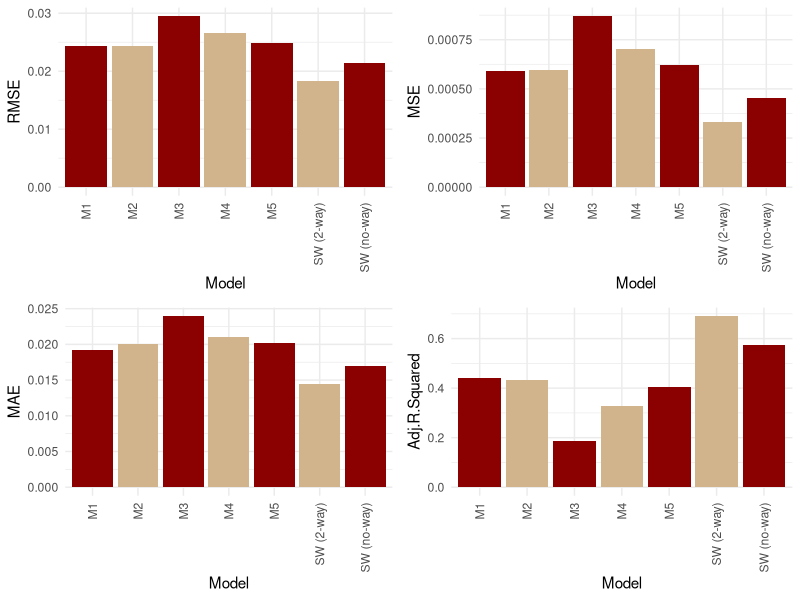
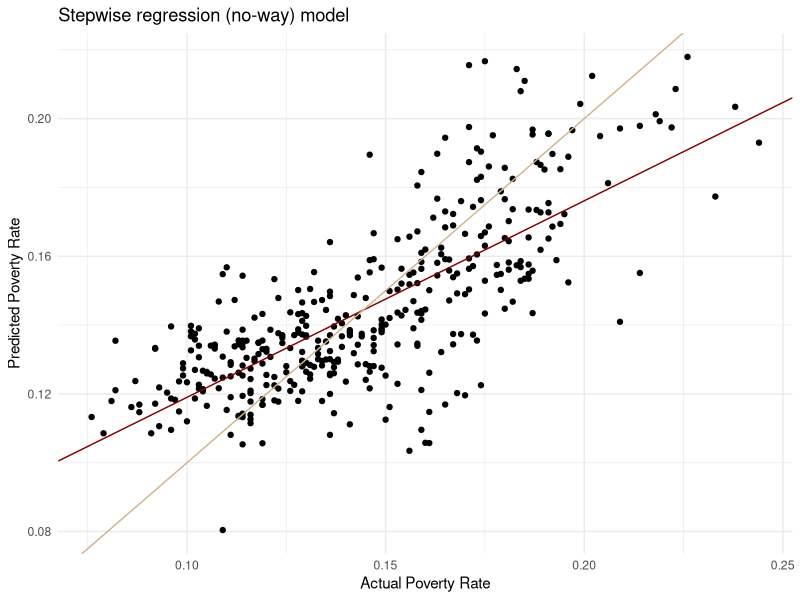
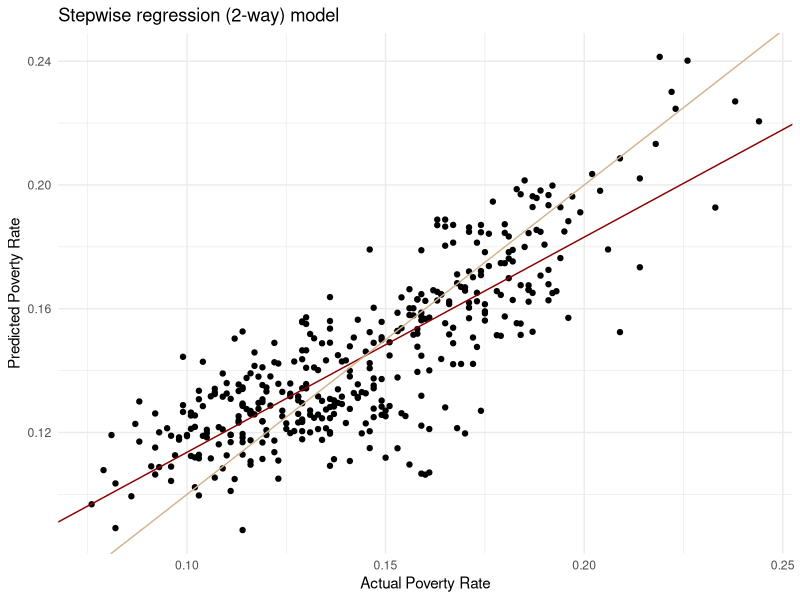

R code for these plots, in order:
## ---- chunk 1
knitr::opts_chunk$set(echo = TRUE)
## ---- chunk 2
library(dplyr)
library(tidyverse)
library(modelr)
library(broom)
library(leaps)
library(gridExtra)
library(kableExtra)
options(readr.show_col_types = FALSE)
## ---- chunk 3
DATA = read_csv("data.csv") %>%
  rename(prisoner_count_per_million = prisoner_count_per_milion)

head(DATA)
## ---- chunk 4
# Error metrics for regression model evaluation 
MSE.func = function(resid){
  return(mean(resid^2))
}

RMSE.func = function(resid){
  return(sqrt(mean(resid^2)))
}

MAE.func = function(resid){
  return(mean(abs(resid)))
}
## ---- chunk 5
model_data = DATA %>%
  select(-c(1:12, 17, 24:29, 31)) %>%
  na.exclude()
## ---- chunk 6
Full = lm(Total~., data = model_data)
none = lm(Total~1, data = model_data)
MSE = (summary(Full)$sigma)^2

step(none, scope=list(upper=Full), scale = MSE, trace = FALSE)
## ---- chunk 7
stepwise_model = lm(Total~burglary_per_million + property_crime_per_million + murder_manslaughter_per_million + robbery_per_million + rape_legacy_per_million + prisoner_count_per_million, data = model_data)

stepwise_model
## ---- chunk 8
# Cross-Validation: Splitting the data and fitting the model
train.model.func=function(data){
  mod = lm(Total~burglary_per_million + property_crime_per_million + murder_manslaughter_per_million + robbery_per_million + rape_legacy_per_million + prisoner_count_per_million, data = data)
  return(mod)
}

model_data2 = model_data %>%
  crossv_kfold(5) %>%
  mutate(tr.model = map(train, train.model.func),
        predict = map2(test, tr.model, ~augment(.y,newdata=.x))) %>%
        select(predict) %>%
        unnest()
## ---- chunk 9
Full2 = lm(Total~.*., data = model_data)
none2 = lm(Total~1, data = model_data)
MSE2 = (summary(Full)$sigma)^2

step(none2, scope=list(upper=Full2), scale = MSE2, trace = FALSE)
## ---- chunk 10
stepwise_2way_model = lm(Total ~ burglary_per_million + property_crime_per_million + 
    murder_manslaughter_per_million + robbery_per_million + rape_legacy_per_million + 
    violent_crime_per_million + agg_assault_per_million + murder_manslaughter_per_million:robbery_per_million + 
    burglary_per_million:property_crime_per_million + rape_legacy_per_million:violent_crime_per_million + 
    murder_manslaughter_per_million:agg_assault_per_million + 
    burglary_per_million:murder_manslaughter_per_million + violent_crime_per_million:agg_assault_per_million, 
    data = model_data)

stepwise_2way_model
## ---- chunk 11
# Cross-Validation: Splitting the data and fitting the model
train.model.func2=function(data){
  mod = lm(Total ~ burglary_per_million + property_crime_per_million + 
    murder_manslaughter_per_million + robbery_per_million + rape_legacy_per_million + 
    violent_crime_per_million + agg_assault_per_million + murder_manslaughter_per_million:robbery_per_million + 
    burglary_per_million:property_crime_per_million + rape_legacy_per_million:violent_crime_per_million + 
    murder_manslaughter_per_million:agg_assault_per_million + 
    burglary_per_million:murder_manslaughter_per_million + violent_crime_per_million:agg_assault_per_million, 
    data = data)
  return(mod)
}

model_data3 = model_data %>%
  crossv_kfold(5) %>%
  mutate(tr.model = map(train, train.model.func2),
        predict = map2(test, tr.model, ~augment(.y,newdata=.x))) %>%
        select(predict) %>%
        unnest()
## ---- chunk 12
# Multiple Models (M1-M5): Multiple regression model with two predictors
M1 = lm(Total~burglary_per_million+murder_manslaughter_per_million, data = model_data)
## ---- chunk 13
train.model.func3=function(data){
  mod = lm(Total~burglary_per_million+murder_manslaughter_per_million, data = data)
  return(mod)
}

model_data4 = model_data %>%
  crossv_kfold(5) %>%
  mutate(tr.model = map(train, train.model.func3),
        predict = map2(test, tr.model, ~augment(.y,newdata=.x))) %>%
        select(predict) %>%
        unnest()
## ---- chunk 14
M2 = lm(Total~burglary_per_million+robbery_per_million, data = model_data)
## ---- chunk 15
train.model.func4=function(data){
  mod = lm(Total~burglary_per_million+robbery_per_million, data = data)
  return(mod)
}

model_data5 = model_data %>%
  crossv_kfold(5) %>%
  mutate(tr.model = map(train, train.model.func4),
        predict = map2(test, tr.model, ~augment(.y,newdata=.x))) %>%
        select(predict) %>%
        unnest()
## ---- chunk 16
M3 = lm(Total~property_crime_per_million+robbery_per_million, data = model_data)
## ---- chunk 17
train.model.func5=function(data){
  mod = lm(Total~property_crime_per_million+robbery_per_million, data = data)
  return(mod)
}

model_data6 = model_data %>%
  crossv_kfold(5) %>%
  mutate(tr.model = map(train, train.model.func5),
        predict = map2(test, tr.model, ~augment(.y,newdata=.x))) %>%
        select(predict) %>%
        unnest()
## ---- chunk 18
M4 = lm(Total~murder_manslaughter_per_million+property_crime_per_million, data = model_data)
## ---- chunk 19
train.model.func6=function(data){
  mod = lm(Total~murder_manslaughter_per_million+property_crime_per_million, data = data)
  return(mod)
}

model_data7 = model_data %>%
  crossv_kfold(5) %>%
  mutate(tr.model = map(train, train.model.func6),
        predict = map2(test, tr.model, ~augment(.y,newdata=.x))) %>%
        select(predict) %>%
        unnest()
## ---- chunk 20
M5 = lm(Total~burglary_per_million+rape_legacy_per_million, data = model_data)
## ---- chunk 21
train.model.func7=function(data){
  mod = lm(Total~burglary_per_million+rape_legacy_per_million, data = data)
  return(mod)
}

model_data8 = model_data %>%
  crossv_kfold(5) %>%
  mutate(tr.model = map(train, train.model.func7),
        predict = map2(test, tr.model, ~augment(.y,newdata=.x))) %>%
        select(predict) %>%
        unnest()
## ---- chunk 22
model_metrics = tibble(
  Model = c("SW (no-way)", "SW (2-way)", "M1", "M2", "M3", "M4", "M5"),
  RMSE = c(RMSE.func(model_data2$.resid), 
           RMSE.func(model_data3$.resid), 
           RMSE.func(model_data4$.resid),
           RMSE.func(model_data5$.resid),
           RMSE.func(model_data6$.resid),
           RMSE.func(model_data7$.resid),
           RMSE.func(model_data8$.resid)),
  MSE = c(MSE.func(model_data2$.resid), 
          MSE.func(model_data3$.resid), 
          MSE.func(model_data4$.resid),
          MSE.func(model_data5$.resid),
          MSE.func(model_data6$.resid),
          MSE.func(model_data7$.resid),
          MSE.func(model_data8$.resid)),
  MAE = c(MAE.func(model_data2$.resid), 
          MAE.func(model_data3$.resid), 
          MAE.func(model_data4$.resid),
          MAE.func(model_data5$.resid),
          MAE.func(model_data6$.resid),
          MAE.func(model_data7$.resid),
          MAE.func(model_data8$.resid)),
  Adj.R.Squared = c(summary(stepwise_model)$adj.r.squared,
                    summary(stepwise_2way_model)$adj.r.squared,
                    summary(M1)$adj.r.squared,
                    summary(M2)$adj.r.squared,
                    summary(M3)$adj.r.squared,
                    summary(M4)$adj.r.squared,
                    summary(M5)$adj.r.squared))
    
model_metrics %>%
  kbl(caption = "Comparsion of models predicting poverty rate") %>%
  kable_styling()
## ---- chunk 23
RMSE_plot = model_metrics %>%
  ggplot(aes(Model, RMSE)) +
  geom_bar(stat="identity", fill = rep(c("darkred", "tan"), length.out = 7)) +
  guides(x = guide_axis(angle = 90)) +
  theme_minimal()

MSE_plot = model_metrics %>%
  ggplot(aes(Model, MSE)) +
  geom_bar(stat="identity", fill = rep(c("darkred", "tan"), length.out = 7)) +
  guides(x = guide_axis(angle = 90)) +
  theme_minimal()

MAE_plot = model_metrics %>%
  ggplot(aes(Model, MAE)) +
  geom_bar(stat="identity", fill = rep(c("darkred", "tan"), length.out = 7)) +
  guides(x = guide_axis(angle = 90)) +
  theme_minimal()

ADJRSQ_plot = model_metrics %>%
  ggplot(aes(Model, Adj.R.Squared)) +
  geom_bar(stat="identity", fill = rep(c("darkred", "tan"), length.out = 7)) +
  guides(x = guide_axis(angle = 90)) +
  theme_minimal()

grid.arrange(RMSE_plot, MSE_plot, MAE_plot, ADJRSQ_plot,
             layout_matrix=matrix(c(1,3,2,4),ncol=2))
## ---- chunk 24
# Stepwise (no-way) Model Plot
stepwise_model_line = lm(.fitted~Total, data = model_data2)
B0 = summary(stepwise_model_line)$coef[1]
B1 = summary(stepwise_model_line)$coef[2]
  
ggplot(model_data2) +
  geom_point(aes(x= Total, y = .fitted)) + 
  geom_abline(intercept = B0, slope = B1, col = "darkred") +
  geom_abline(intercept = 0, slope = 1, col = "tan") + 
  xlab("Actual Poverty Rate") + ylab("Predicted Poverty Rate") +
  ggtitle("Stepwise regression (no-way) model") +
  theme_minimal()

# Stepwise (2-way) Model Plot
stepwise_2way_model_line = lm(.fitted~Total, data = model_data3)
B0_2 = summary(stepwise_2way_model_line)$coef[1]
B1_2 = summary(stepwise_2way_model_line)$coef[2]
  
ggplot(model_data3) +
  geom_point(aes(x= Total, y = .fitted)) + 
  geom_abline(intercept = B0_2, slope = B1_2, col = "darkred") +
  geom_abline(intercept = 0, slope = 1, col = "tan") + 
  xlab("Actual Poverty Rate") + ylab("Predicted Poverty Rate") +
  ggtitle("Stepwise regression (2-way) model") +
  theme_minimal()
## ---- chunk 25
# Creating a binary variable that compares a state's minimum wage relative to the federal minimum wage
log_model_data = DATA %>%
  select(-c(1:11))

col = c(rep(NA, nrow(DATA)))

for(i in 1:nrow(DATA)){
  col[i] = ifelse(DATA$State.Min.Wage[i] < DATA$Fed.Min.Wage[i], 1, 0)
}

log_model_data$State.Lower.Than.Fed = col
## ---- chunk 26
# Test for overall fit using the G statistic.
# Logistic regression: Model 1
greatestG = 0

for(i in names(log_model_data)[-21]){
  new = glm(State.Lower.Than.Fed~eval(sym(i)), family = binomial, data = log_model_data)
  G = summary(new)$null.deviance - summary(new)$deviance
  cat("The G statistic of", i, "is", G, ".\n")
  greatestG = ifelse(G > greatestG, G, greatestG)
}
## ---- chunk 27
# Cross-Validation: Splitting the data and fitting the model
train.model.func8=function(data){
  mod = glm(State.Lower.Than.Fed~median_income, family = binomial, data = data)
  return(mod)
}

log_model_data2 = log_model_data %>%
  crossv_kfold(5) %>%
  mutate(tr.model = map(train, train.model.func8),
        predict = map2(test, tr.model, ~augment(.y,newdata=.x))) %>%
        select(predict) %>%
        unnest() %>%
  mutate(odds = exp(.fitted), 
         p = odds/(1+odds),
         prediction = ifelse(p >= 0.5, 1, 0))
## ---- chunk 28
# Confusion Matrix
factor_data = function(data){
  return(data %>%
  select(State.Lower.Than.Fed, prediction) %>%
  mutate(State.Lower.Than.Fed = factor(State.Lower.Than.Fed), 
         prediction = factor(prediction)) %>%
  mutate(State.Lower.Than.Fed = fct_recode(State.Lower.Than.Fed, "State<Fed" = "1", "State>=Fed" = "0"),
         prediction = fct_recode(prediction, "State<Fed" = "1", "State>=Fed" = "0")) %>%
  mutate(State.Lower.Than.Fed = factor(State.Lower.Than.Fed, levels = c("State<Fed", "State>=Fed")),
         prediction = factor(prediction, levels = c("State<Fed", "State>=Fed"))))
}

log_model_data3 = factor_data(log_model_data2)
head(log_model_data3)
## ---- chunk 29
log_model_results = table(log_model_data3$State.Lower.Than.Fed, log_model_data3$prediction) %>%
  prop.table()

print(log_model_results)
## ---- chunk 30
# Logistic regression: Model 2
log2_model = glm(State.Lower.Than.Fed~median_income+Total+median_income*Total, family = binomial, data = log_model_data)
## ---- chunk 31
# Cross-Validation: Splitting the data and fitting the model
train.model.func9=function(data){
  mod = glm(State.Lower.Than.Fed~median_income+Total+median_income*Total, family = binomial, data = data)
  return(mod)
}

log_model_data4 = log_model_data %>%
  crossv_kfold(5) %>%
  mutate(tr.model = map(train, train.model.func9),
        predict = map2(test, tr.model, ~augment(.y,newdata=.x))) %>%
        select(predict) %>%
        unnest() %>%
  mutate(odds = exp(.fitted), 
         p = odds/(1+odds),
         prediction = ifelse(p >= 0.5, 1, 0))
## ---- chunk 32
# Confusion Matrix
log_model_results2 = table(factor_data(log_model_data4)$State.Lower.Than.Fed, factor_data(log_model_data4)$prediction) %>%
  prop.table()

print(log_model_results2)
## ---- chunk 33
# Logistic regression: Model 3
log3_model = glm(State.Lower.Than.Fed~median_income+Total+burglary_per_million, family = binomial, data = log_model_data)
## ---- chunk 34
# Cross-Validation: Splitting the data and fitting the model
train.model.func10=function(data){
  mod = glm(State.Lower.Than.Fed~median_income+Total+burglary_per_million, family = binomial, data = data)
  return(mod)
}

log_model_data5 = log_model_data %>%
  crossv_kfold(5) %>%
  mutate(tr.model = map(train, train.model.func10),
        predict = map2(test, tr.model, ~augment(.y,newdata=.x))) %>%
        select(predict) %>%
        unnest() %>%
  mutate(odds = exp(.fitted), 
         p = odds/(1+odds),
         prediction = ifelse(p >= 0.5, 1, 0))
## ---- chunk 35
# Confusion Matrix
log_model_results3 = table(factor_data(log_model_data5)$State.Lower.Than.Fed, factor_data(log_model_data5)$prediction) %>%
  prop.table()

print(log_model_results3)
## ---- chunk 36
# Logistic regression: Model 4
log4_model = glm(State.Lower.Than.Fed~median_income+Total+burglary_per_million+Total*burglary_per_million, family = binomial, data = log_model_data)
## ---- chunk 37
# Cross-Validation: Splitting the data and fitting the model
train.model.func11=function(data){
  mod = glm(State.Lower.Than.Fed~median_income+Total+burglary_per_million+Total*burglary_per_million, family = binomial, data = data)
  return(mod)
}

log_model_data6 = log_model_data %>%
  crossv_kfold(5) %>%
  mutate(tr.model = map(train, train.model.func11),
        predict = map2(test, tr.model, ~augment(.y,newdata=.x))) %>%
        select(predict) %>%
        unnest() %>%
  mutate(odds = exp(.fitted), 
         p = odds/(1+odds),
         prediction = ifelse(p >= 0.5, 1, 0))
## ---- chunk 38
# Confusion Matrix
log_model_results4 = table(factor_data(log_model_data6)$State.Lower.Than.Fed, factor_data(log_model_data6)$prediction) %>%
  prop.table()

print(log_model_results4)
## ---- chunk 39
error.stats = tibble(
  Model = c("Model 1", "Model 2", "Model 3", "Model 4"),
  Sensitivity = c(log_model_results[1,1]/sum(log_model_results[1,]),
                  log_model_results2[1,1]/sum(log_model_results2[1,]),
                  log_model_results3[1,1]/sum(log_model_results3[1,]),
                  log_model_results4[1,1]/sum(log_model_results4[1,])),
  Specificity = c(log_model_results[2,2]/sum(log_model_results[2,]),
                  log_model_results2[2,2]/sum(log_model_results2[2,]),
                  log_model_results3[2,2]/sum(log_model_results3[2,]),
                  log_model_results4[2,2]/sum(log_model_results4[2,])),
  FPR = c(log_model_results[2, 1]/sum(log_model_results[2,]),
          log_model_results2[2, 1]/sum(log_model_results2[2,]),
          log_model_results3[2, 1]/sum(log_model_results3[2,]),
          log_model_results4[2, 1]/sum(log_model_results4[2,])),
  FNR = c(log_model_results[1,2]/sum(log_model_results[1,]),
          log_model_results2[1,2]/sum(log_model_results2[1,]),
          log_model_results3[1,2]/sum(log_model_results3[1,]),
          log_model_results4[1,2]/sum(log_model_results4[1,])))


error.stats %>%
  kbl(caption = "Comparsion of logistic regression models") %>%
  kable_styling()
